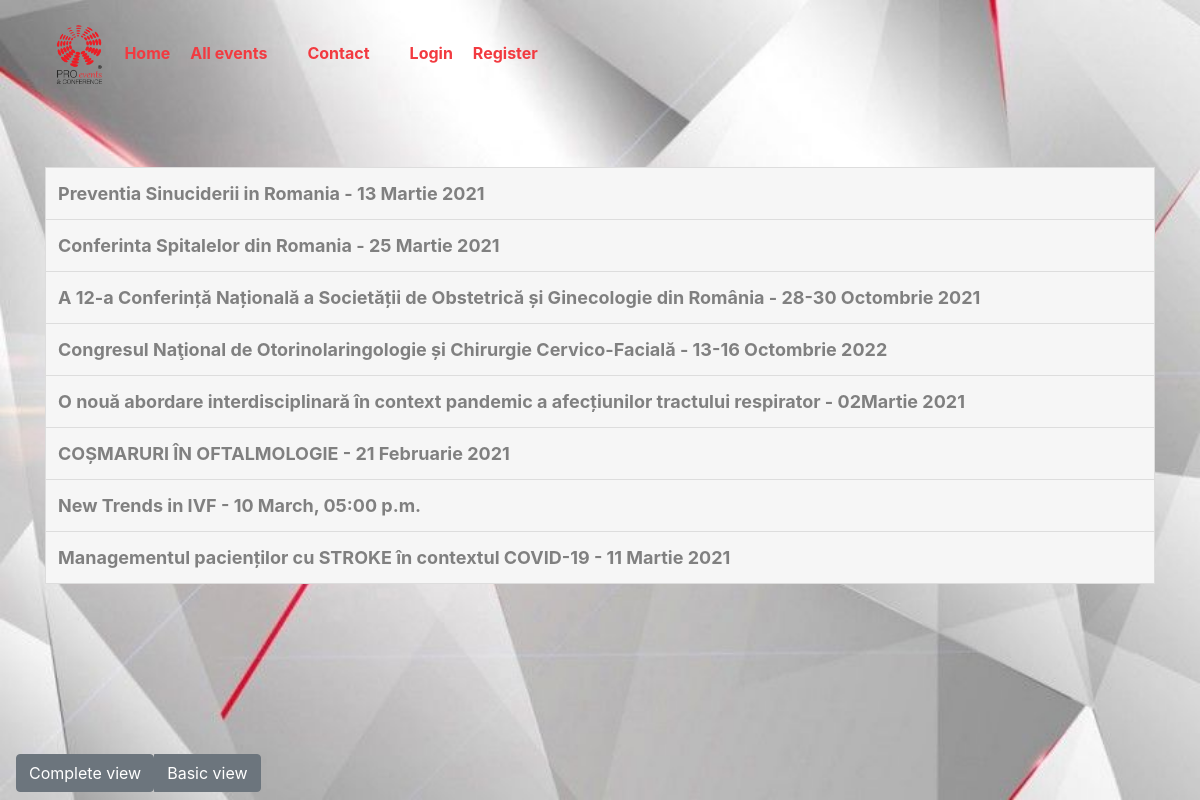
The app's page /events_list/ with its own data.
### app1/models.py (models this page shows, shortened)
class Events(models.Model):
    eventname = models.CharField(max_length=200, unique=True)
    banner = models.ImageField(upload_to='bannere', null=True, blank=True)
    eventdate = models.CharField(max_length=200)
    eventdescription = models.TextField(default='')
    eventagenda = models.TextField(default='')
    event_type = models.CharField(max_length=50, choices=et_choices)
    video_url = models.CharField(max_length=1000, blank=False, unique=True, null=True)
    slug = models.SlugField(max_length=100)
    moderator = models.CharField(max_length=200, default='')

### app1/views.py (the view)
# urls.py: path('events_list/', views.EvList.as_view(), name='events_list'),
class EvList(ListView):
    model = Events
    template_name = 'app1/events/evlist.html'
    context_object_name = 'all_events_search'
    def get_context_data(self, *, object_list=None, **kwargs):
        data = super(EvList, self).get_context_data()
        return data

### templates/app1/events/evlist.html (shortened to what this page needs)
{% extends 'menu.html' %}
{% block content %}
<nav class="navbar fixed-bottom navbar-transparent nav-down">
                    <div class="btn-group" role="group" aria-label="Basic example">
                        <a href="{% url 'app1:events' %}"><button type="button" class="btn btn-secondary">Complete view</button></a>
                        <button type="button" class="btn btn-secondary">Basic view</button>
                    </div>
</nav>
{% for item in all_events_search %}
<ul id="myUL">
  <li><b><a style="color:grey" href="{% url 'app1:event_detail' %}?e={{ item.id }}">{{ item.eventname }} - {{ item.eventdate }}</a></b></li>
</ul>
{% endfor %}
{% endblock %}

### static/css/style.css (style rules this page uses)
body { background: white url("/media/wpp.jpg") no-repeat; }
#myUL { list-style-type: none; padding: 0; margin: 0; }
#myUL li a { border: 1px solid #ddd; margin-top: -1px; background-color: #f6f6f6; padding: 12px; text-decoration: none; font-size: 18px; color: black; display: block; }

### records on screen
Events: eventname "Preventia Sinuciderii in Romania", eventdate "13 Martie 2021"
Events: eventname "Conferinta Spitalelor din Romania", eventdate "25 Martie 2021"
Events: eventname "A 12-a Conferință Națională a Societății de Obstetrică și Ginecologie din România", eventdate "28-30 Octombrie 2021"
Events: eventname "Congresul Naţional de Otorinolaringologie și Chirurgie Cervico-Facială", eventdate "13-16 Octombrie 2022"
Events: eventname "O nouă abordare interdisciplinară în context pandemic a afecțiunilor tractului respirator", eventdate "02Martie 2021"
Events: eventname "COȘMARURI ÎN OFTALMOLOGIE", eventdate "21 Februarie 2021"
Events: eventname "New Trends in IVF", eventdate "10 March, 05:00 p.m."
Events: eventname "Managementul pacienților cu STROKE în contextul COVID-19", eventdate "11 Martie 2021"
